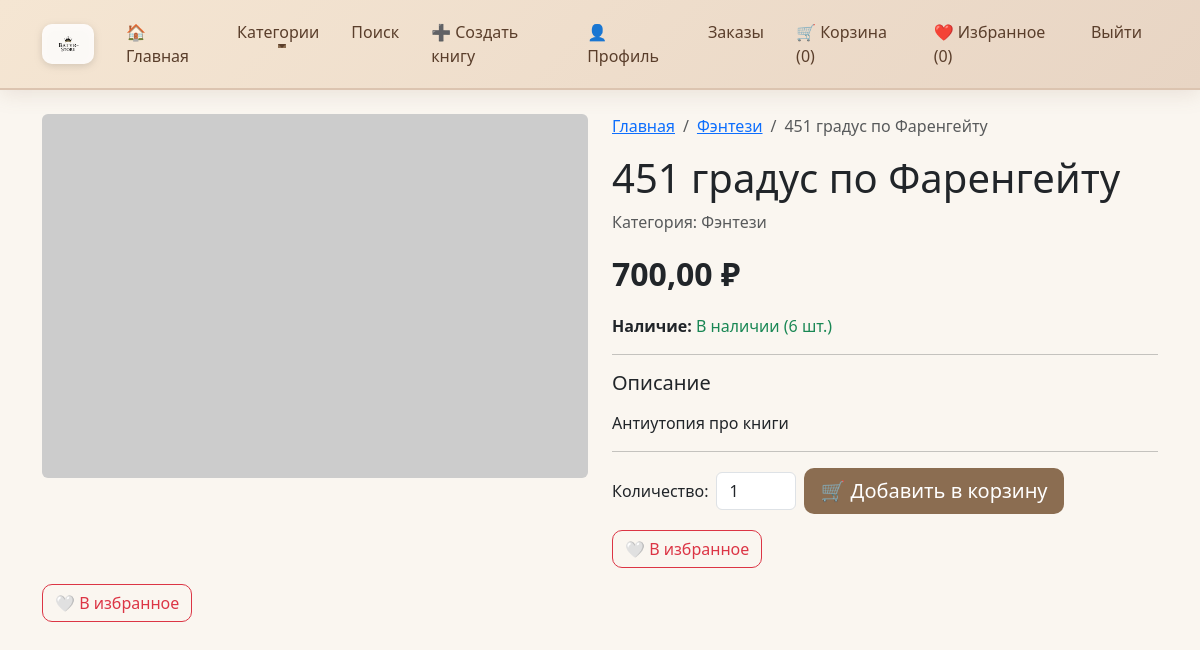
The app's page /product/451/ (signed in) with its own data.
### core/shop/models.py (models this page shows, shortened)
class Product(models.Model):
    category = models.ForeignKey(Category, on_delete=models.CASCADE, related_name='products')
    name = models.CharField(max_length=255)
    slug = models.SlugField(max_length=255, unique=True, blank=True)  # <-- разрешаем пустой для авто-генерации
    description = models.TextField()
    price = models.DecimalField(max_digits=10, decimal_places=2)
    discount = models.DecimalField(max_digits=5, decimal_places=2, default=0.00, help_text='Скидка в %')
    stock = models.PositiveIntegerField(default=0)
    available = models.BooleanField(default=True)
    image = models.ImageField(upload_to=product_image_path, blank=True, null=True)
    created_by = models.ForeignKey(User, on_delete=models.SET_NULL, null=True, blank=True, related_name='created_products')  # <-- добавлено
    created_at = models.DateTimeField(auto_now_add=True)
    updated_at = models.DateTimeField(auto_now=True)
    class Meta:
        ordering = ['-created_at']

class Category(models.Model):
    name = models.CharField(max_length=200, unique=True)
    slug = models.SlugField(max_length=200, unique=True)
    parent = models.ForeignKey('self', on_delete=models.CASCADE, null=True, blank=True, related_name='children')
    image = models.ImageField(upload_to=category_image_path, blank=True, null=True)
    created_at = models.DateTimeField(auto_now_add=True)
    class Meta:
        verbose_name_plural = 'Categories'
        ordering = ['name']

### core/shop/views.py (the view)
# urls.py: path('product/<slug:slug>/', views.ProductDetailView.as_view(), name='product_detail'),
class ProductDetailView(DetailView):
    model = Product
    template_name = 'shop/product_detail.html'
    context_object_name = 'product'
    def get_context_data(self, **kwargs):
        context = super().get_context_data(**kwargs)
        if self.request.user.is_authenticated:
            context['is_favorite'] = Favorite.objects.filter(
                user=self.request.user,
                product=self.object
            ).exists()
        return context

### core/cart/context_processors.py (called while the page is built)
def cart_total(request):
    if request.user.is_authenticated:
        cart, _ = Cart.objects.get_or_create(user=request.user)
        return {
            'cart_total_items': cart.total_items,
            'cart_total_price': cart.total_price,
        }
    return {
        'cart_total_items': 0,
        'cart_total_price': 0,
    }

### core/cart/models.py (called while the page is built)
    @property
    def total_price(self):
        return sum(item.total_price for item in self.items.all())

    @property
    def total_items(self):
        return sum(item.quantity for item in self.items.all())

### core/shop/context_processors.py (called while the page is built)
def categories_nav(request):
    return {
        'categories': Category.objects.all()
    }

### templates/shop/product_detail.html (shortened to what this page needs)
{% extends 'base.html' %}
{% block content %}
    <div class="row">
        <div class="col-md-6">
            {% if product.image %}
                <img src="{{ product.image.url }}" class="img-fluid rounded" alt="{{ product.name }}">
            {% else %}
                <img src="https://via.placeholder.com/600x400" class="img-fluid rounded" alt="No image">
            {% endif %}
        </div>
        <div class="col-md-6">
            <nav aria-label="breadcrumb">
                <ol class="breadcrumb">
                    <li class="breadcrumb-item"><a href="{% url 'shop:product_list' %}">Главная</a></li>
                    <li class="breadcrumb-item"><a href="{% url 'shop:category_detail' product.category.slug %}">{{ product.category.name }}</a></li>
                    <li class="breadcrumb-item active">{{ product.name }}</li>
                </ol>
            </nav>
            <h1>{{ product.name }}</h1>
            <p class="text-muted">Категория: {{ product.category.name }}</p>
            <div class="mb-3">
                {% if product.discount > 0 %}
                    <span class="text-muted text-decoration-line-through fs-5">{{ product.price }} ₽</span>
                    <span class="text-danger fw-bold fs-2">{{ product.final_price }} ₽</span>
                    <span class="badge bg-success fs-6">-{{ product.discount }}%</span>
                {% else %}
                    <span class="fw-bold fs-2">{{ product.price }} ₽</span>
                {% endif %}
            </div>
            <p><strong>Наличие:</strong>
                {% if product.stock > 0 %}
                    <span class="text-success">В наличии ({{ product.stock }} шт.)</span>
                {% else %}
                    <span class="text-danger">Нет в наличии</span>
                {% endif %}
            </p>
            <hr>
            <h5>Описание</h5>
            <p>{{ product.description|linebreaks }}</p>
            <hr>
            {% if user.is_authenticated %}
                {% if product.stock > 0 %}
                    <div class="mt-3">
                        <div class="row g-2 align-items-center">
                            <div class="col-auto">
                                <label for="quantity" class="col-form-label">Количество:</label>
                            </div>
                            <div class="col-auto">
                                <input type="number" id="quantity" name="quantity" value="1" min="1" max="{{ product.stock }}" class="form-control" style="width: 80px;">
                            </div>
                            <div class="col-auto">
                                <button class="btn btn-success btn-lg add-to-cart-btn"
                                        data-url="{% url 'cart:api_add' product.slug %}">
                                    🛒 Добавить в корзину
                                </button>
                            </div>
                        </div>
                    </div>
                {% else %}
                    <div class="alert alert-warning mt-3">Товара нет в наличии</div>
                {% endif %}
            {% else %}
                <div class="alert alert-info mt-3">
                    <a href="{% url 'account_login' %}">Войдите</a>, чтобы добавить товар в корзину.
                </div>
            {% endif %}
            <div class="mt-3">
                <a href="#" class="btn btn-outline-danger">
                    🤍 В избранное
                </a>
            </div>
        </div>
    </div>
<div class="mt-3">
    {% if user.is_authenticated %}
        <button class="btn {% if is_favorite %}btn-danger{% else %}btn-outline-danger{% endif %} favorite-btn"
                data-url="{% url 'shop:api_toggle_favorite' product.slug %}">
            {% if is_favorite %}
                ❤️ В избранном
            {% else %}
                🤍 В избранное
            {% endif %}
        </button>
    {% else %}
        <a href="{% url 'account_login' %}" class="btn btn-outline-secondary">
            🔒 Войдите, чтобы добавить в избранное
        </a>
    {% endif %}
</div>
{% endblock %}

### templates/base.html (shortened to what this page needs)
<!DOCTYPE html>
<html lang="ru">
<head>
    <link href="https://cdn.jsdelivr.net/npm/bootstrap@5.3.0/dist/css/bootstrap.min.css" rel="stylesheet">
    {% load static %}
    <link rel="stylesheet" href="{% static 'css/style.css' %}">
</head>
<body>
    <nav class="navbar navbar-expand-lg">
        <div class="container">
            <a class="navbar-brand" href="{% url 'shop:product_list' %}">
                <img src="{% static 'images/logo.png' %}" alt="Логотип" height="40" class="d-inline-block align-top" style="background: rgba(255,255,255,0.85); padding: 4px 10px; border-radius: 10px; box-shadow: 0 2px 8px rgba(0,0,0,0.06);">
            </a>
            <div class="collapse navbar-collapse" id="navbarNav">
                <ul class="navbar-nav me-auto">
                    <li class="nav-item">
                        <a class="nav-link" href="{% url 'shop:product_list' %}">🏠 Главная</a>
                    </li>
                    <li class="nav-item dropdown">
                        <a class="nav-link dropdown-toggle" href="#" id="categoriesDropdown" role="button" data-bs-toggle="dropdown">
                            Категории
                        </a>
                    </li>
                    <li class="nav-item">
                        <a class="nav-link" href="{% url 'shop:search' %}">Поиск</a>
                    </li>
                    {% if user.is_authenticated %}
                        <li class="nav-item">
                            <a class="nav-link" href="{% url 'shop:product_create' %}">➕ Создать книгу</a>
                        </li>
                    {% endif %}
                </ul>
                <ul class="navbar-nav">
                    {% if user.is_authenticated %}
                        <li class="nav-item">
                            <a class="nav-link" href="{% url 'users:profile' %}">
                                👤 Профиль
                            </a>
                        </li>
                        <li class="nav-item">
                            <a class="nav-link" href="{% url 'orders:history' %}">Заказы</a>
                        </li>
                        <li class="nav-item">
                            <a class="nav-link" href="{% url 'cart:detail' %}">
                                🛒 Корзина (<span class="cart-count">{{ cart_total_items|default:0 }}</span>)
                            </a>
                        </li>
                        <li class="nav-item">
                            <a class="nav-link" href="{% url 'shop:favorite_list' %}">
                                ❤️ Избранное (<span class="favorites-count">{{ user.favorites.count|default:0 }}</span>)
                            </a>
                        </li>
                        <li class="nav-item">
                            <a class="nav-link" href="{% url 'account_logout' %}">Выйти</a>
                        </li>
                    {% endif %}
                </ul>
            </div>
        </div>
    </nav>
    <div class="container mt-4">
        {% block content %}{% endblock %}
    </div>
</body>
</html>

### static/css/style.css (style rules this page uses)
body { background: #faf6f0; font-family: 'Segoe UI', Tahoma, Geneva, Verdana, sans-serif; min-height: 100vh; }
.navbar { background: linear-gradient(135deg, #f5e6d3 0%, #e8d5c4 100%) !important; box-shadow: 0 4px 20px rgba(139, 109, 81, 0.15); padding: 12px 0; border-bottom: 2px solid #dcc4b0; }
.navbar-brand { font-size: 1.6rem; font-weight: 700; color: #5a3e2b !important; text-shadow: 1px 1px 2px rgba(255, 255, 255, 0.5); transition: transform 0.3s ease; }
.navbar-brand img { filter: drop-shadow(0 2px 4px rgba(0,0,0,0.1)); transition: filter 0.3s ease; }
.navbar .nav-link { color: #5a3e2b !important; font-weight: 500; padding: 8px 16px !important; border-radius: 8px; transition: all 0.3s ease; position: relative; }
.navbar .nav-link::after { content: ''; position: absolute; bottom: 4px; left: 50%; transform: translateX(-50%); width: 0; height: 2px; background: #8b6d51; transition: width 0.3s ease; }
.btn { border-radius: 10px; font-weight: 500; transition: all 0.3s ease; }
.btn-success { background: #8b6d51; border: none; }

### records on screen
Product: category.name "Фэнтези", name "451 градус по Фаренгейту", price "700,00", stock "6", description "Антиутопия про книги"

### other values on screen
{{ cart_total_items|default:0 }} "0"
{{ user.favorites.count|default:0 }} "0"
